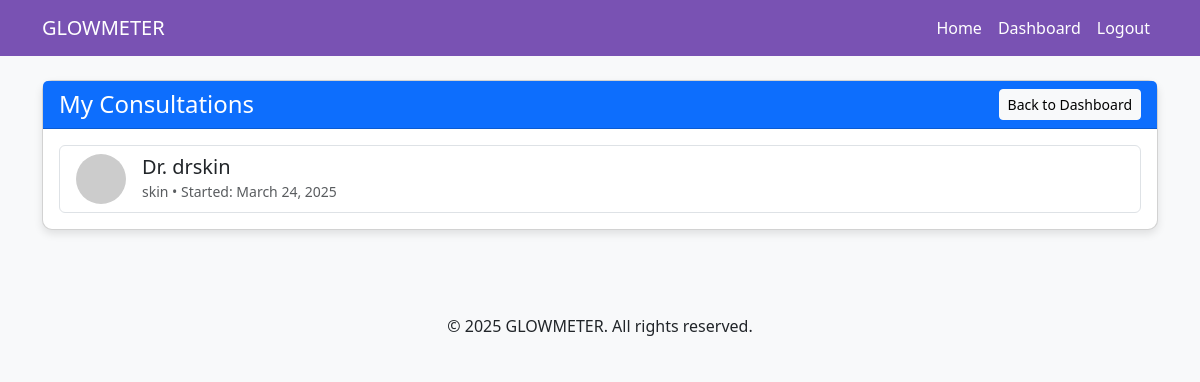
/my-consultations/ (signed in), run on the app's committed database.
### glowmeter_app/models.py (models this page shows, shortened)
class Consultation(models.Model):
    user = models.ForeignKey(User, on_delete=models.CASCADE, related_name='user_consultations')
    doctor = models.ForeignKey(Doctor, on_delete=models.CASCADE, related_name='doctor_consultations')
    started_at = models.DateTimeField(auto_now_add=True)
    is_active = models.BooleanField(default=True)

class Doctor(models.Model):
    user = models.OneToOneField(User, on_delete=models.CASCADE, related_name='doctor_profile')
    full_name = models.CharField(max_length=100)
    specialty = models.CharField(max_length=100)
    bio = models.TextField()
    profile_picture = models.ImageField(upload_to='doctors/', null=True, blank=True)
    is_available = models.BooleanField(default=True)

### glowmeter_app/views.py (the view)
# urls.py: path('my-consultations/', views.my_consultations, name='my_consultations'),
@login_required
def my_consultations(request):
    user = request.user
    if user.is_doctor:
        consultations = Consultation.objects.filter(doctor=user.doctor_profile)
    else:
        consultations = Consultation.objects.filter(user=user)
    for consultation in consultations:
        consultation.unread_count = Message.objects.filter(
            consultation=consultation,
            is_read=False
        ).exclude(sender=user).count()
    context = {
        'consultations': consultations,
        'is_doctor': user.is_doctor
    }
    return render(request, 'my_consultations.html', context)

### templates/my_consultations.html (shortened to what this page needs)
{% extends 'base.html' %}
{% block content %}
<div class="container mt-4">
    <div class="row">
        <div class="col-md-12">
            <div class="card">
                <div class="card-header bg-primary text-white d-flex justify-content-between align-items-center">
                    <h4 class="mb-0">My Consultations</h4>
                    <a href="{% url 'dashboard' %}" class="btn btn-sm btn-light">Back to Dashboard</a>
                </div>
                <div class="card-body">
                    {% if consultations %}
                        <div class="list-group">
                            {% for consultation in consultations %}
                                <a href="{% url 'consultation' consultation_id=consultation.id %}" class="list-group-item list-group-item-action d-flex justify-content-between align-items-center">
                                    <div class="d-flex align-items-center">
                                        {% if is_doctor %}
                                            {% if consultation.user.user_profile.profile_picture %}
                                                <img src="{{ consultation.user.user_profile.profile_picture.url }}" alt="Profile" class="rounded-circle me-3" style="width: 50px; height: 50px; object-fit: cover;">
                                            {% else %}
                                                <img src="https://via.placeholder.com/50" alt="Profile" class="rounded-circle me-3">
                                            {% endif %}
                                            <div>
                                                <h5 class="mb-0">{{ consultation.user.user_profile.full_name }}</h5>
                                                <small class="text-muted">Started: {{ consultation.started_at|date:"F j, Y" }}</small>
                                            </div>
                                        {% else %}
                                            {% if consultation.doctor.profile_picture %}
                                                <img src="{{ consultation.doctor.profile_picture.url }}" alt="Profile" class="rounded-circle me-3" style="width: 50px; height: 50px; object-fit: cover;">
                                            {% else %}
                                                <img src="https://via.placeholder.com/50" alt="Profile" class="rounded-circle me-3">
                                            {% endif %}
                                            <div>
                                                <h5 class="mb-0">Dr. {{ consultation.doctor.full_name }}</h5>
                                                <small class="text-muted">{{ consultation.doctor.specialty }} • Started: {{ consultation.started_at|date:"F j, Y" }}</small>
                                            </div>
                                        {% endif %}
                                    </div>
                                </a>
                            {% endfor %}
                        </div>
                    {% endif %}
                </div>
            </div>
        </div>
    </div>
</div>
{% endblock %}

### templates/base.html (style rules this page uses)
body { font-family: 'Segoe UI', Tahoma, Geneva, Verdana, sans-serif; background-color: #f8f9fa; }
.card { border-radius: 10px; box-shadow: 0 4px 8px rgba(0,0,0,0.1); margin-bottom: 20px; }

### data on the page
Consultation: doctor.full_name "drskin", doctor.specialty "skin", started_at "March 24, 2025"
